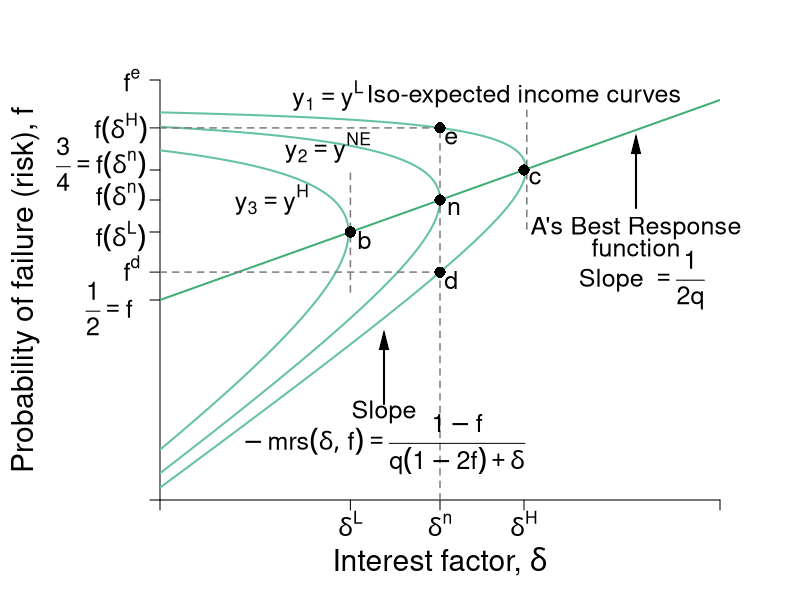

R code for this plot:
#Graph Designer: Simon Halliday
#Authors: Bowles, Foley and Halliday
#Title: Coordination, Conflict and Competition: A Text in Microeconomics

library(shape)
pdf(file = "credit/non_contractual_brf_part_b.pdf", width = 8, height = 6)

#Set parameters for graphics
axislabelsize <- 1.8
labelsize <- 1.5
namesize <- 1.8
annotatesize <- 1.5
graphlinewidth <- 2
segmentlinewidth <- 1.5

COL <- c("#7fc97f", "#beaed4", "#fdc086", "#ffff99", "#386cb0", "#f0027f", "#bf5b17", "#666666")
COLA <- c("#e0f3db", "#99d8c9","#66c2a4","#41ae76", "#238b45", "#005824")
COLB <- c("#c6dbef", "#4eb3d3", "#2b8cbe", "#0868ac","#084081")
grays <- gray.colors(25, start = 1, end = 0)

#Edited the margins to cater for the larger LHS labels
par(mar =  c(5, 8, 4, 4))

brfFn <- function(delta, mu = 1) {
  .5 + (delta / (2 * mu)) 
}

isoreturnFn <- function(delta, pi=0.125) {
  1 - (pi)/delta
}


yFn <- function(d1, f1, mu = 1){
  mu*f1*(1 - f1) - d1*(1 - f1)
}

ylow <- function(delta, mu = 1, ybar = 0.03){
  (-sqrt(delta^2 - 2*delta*mu + mu^2 - 4*mu*ybar) + delta + mu)/(2*mu)
}

yhigh <- function(delta, mu = 1, ybar = 0.03){
  (sqrt(delta^2 - 2*delta*mu + mu^2 - 4*mu*ybar) + delta + mu)/(2*mu)
}

xlims <- c(0, 1)
ylims <- c(0, 1.05)

npts <- 501 
d1 <- seq(xlims[1], xlims[2], length.out = npts)
f1 <- seq(ylims[1], ylims[2], length.out = npts) 
a <- c(0.03, 0.0625, 0.11)

plot(0, 0, xlim = xlims, ylim = ylims, type = "n",
     xlab = expression(paste("")),
     ylab = expression(paste("")), 
     xaxt = "n", 
     yaxt = "n", 
     cex.lab = axislabelsize, 
     bty = "n", 
     xaxs="i", 
     yaxs="i"
)


# ticksy <- seq(from = 0, to = ylims[2], by = 0.1)
# ylabels <- seq(from = 0, to = ylims[2], by = 0.1)
# ticksx <- seq(from = 0, to = xlims[2], by = 0.1)
# xlabels <- seq(from = 0, to = xlims[2], by = 0.1)
ticksy <- c(ylims[1], 0.5, ylow(delta = 0.5), brfFn(delta = 0.34), brfFn(delta = 0.5), brfFn(delta = 0.65), yhigh(delta = 0.5), ylims[2])
ylabels <- c(NA, NA, NA, NA,NA,NA, NA, NA)
#ylabels <- c(NA, expression(paste(f == frac(1,2))), expression(paste(f^d)), expression(paste(f*(delta^L) )),  expression(paste(f*(delta^n) == frac(3,4))),expression(paste(f*(delta^H) )), expression(paste(f^e)), NA)
ticksx <- c(xlims[1], 0.34, 0.5, 0.65, xlims[2])
xlabels <- c(NA,  expression(paste(delta^L)), expression(paste(delta^n)), expression(paste(delta^H)), NA)

axis(1, at = ticksx, pos = 0, labels = xlabels, cex.axis = labelsize)
axis(2, at = ticksy, pos = 0, labels = ylabels, las = 1,cex.axis = labelsize)

#ylabels <- c(NA, expression(paste(f == frac(1,2))), expression(paste(f^d)), expression(paste(f*(delta^L) )),  expression(paste(f*(delta^n) == frac(3,4))),expression(paste(f*(delta^H) )), expression(paste(f^e)), NA)
text(-0.0905, 0.48, expression(paste(frac(1,2) == f)), cex = labelsize, xpd =TRUE)
text(-0.05, 0.58, expression(paste(f^d)), cex = labelsize, xpd =TRUE)
text(-0.07, 0.66, expression(paste(f*(delta^L) )), cex = labelsize, xpd =TRUE)
text(-0.07, 0.76, expression(paste(f*(delta^n) )), cex = labelsize, xpd =TRUE)
text(-0.105, 0.84, expression(paste(frac(3,4) == f*(delta^n))), cex = labelsize, xpd =TRUE)
text(-0.07, 0.93, expression(paste(f*(delta^H) )), cex = labelsize, xpd =TRUE)
text(-0.05, 1.05, expression(paste(f^e)), cex = labelsize, xpd =TRUE)

npts <- 503 
xx1 <- seq(xlims[1], xlims[2], length.out = npts)
xx2 <- seq(0, 1, length.out = npts)

#Draw the graphs
lines(xx1, brfFn(xx1), col = COLA[4], lwd = graphlinewidth)

#Axis labels
mtext(expression(paste("Interest factor, ", delta)), side = 1, line = 3, cex = axislabelsize)
text(-0.24, 0.5*(ylims[2]), expression(paste("Probability of failure (risk), ", f)), xpd = TRUE, cex = axislabelsize, srt = 90) 

#Contour lines
contour(d1, f1,
        outer(d1, f1, yFn),
        drawlabels = FALSE,
        col = COLA[3],
        lwd = graphlinewidth,
        levels = a,
        xaxs="i",
        yaxs="i",
        add = TRUE)

segments(0.5, 0, 0.5, yhigh(delta = 0.5), lty = 2, col = grays[20] , lwd = segmentlinewidth)
segments(0, yhigh(delta = 0.5), 0.5, yhigh(delta = 0.5), lty = 2, col = grays[20] , lwd = segmentlinewidth)
segments(0, ylow(delta = 0.5), 0.5, ylow(delta = 0.5), lty = 2, col = grays[20] , lwd = segmentlinewidth)

segments(0.34, brfFn(delta = 0.34) - 0.15, 0.34, brfFn(delta = 0.34) + 0.15, lty = 2, col = grays[20] , lwd = segmentlinewidth)
segments(0.655, brfFn(delta = 0.655) - 0.15, 0.655, brfFn(delta = 0.655) + 0.15, lty = 2, col = grays[20]  , lwd = segmentlinewidth)

#segments(0, brfFn(delta = 0.5), 0.5, brfFn(delta = 0.5), lty = 2, col = "gray" , lwd = segmentlinewidth)

# 
# segments(8, 0, 8,indiffA(x = 8)  , lty = 2, col = "gray" , lwd = segmentlinewidth)
# segments(0, indiffA(x = 8) , 8,indiffA(x = 8)  , lty = 2, col = "gray" , lwd = segmentlinewidth)

text(0.5+ 0.025, brfFn(delta = 0.5) - 0.02, expression(paste(n)), cex = labelsize)
points(0.5, brfFn(delta = 0.5), pch = 16, col = "black", cex = 1.5)
text(0.34+ 0.025, brfFn(delta = 0.34) - 0.02, expression(paste(b)), cex = labelsize)
points(0.34, brfFn(delta = 0.34), pch = 16, col = "black", cex = 1.5)
text(0.65+ 0.02, brfFn(delta = 0.65) - 0.02, expression(paste(c)), cex = labelsize)
points(0.65, brfFn(delta = 0.65), pch = 16, col = "black", cex = 1.5)

text(0.5+ 0.02, ylow(delta = 0.5) - 0.02, expression(paste(d)), cex = labelsize)
points(0.5, ylow(delta = 0.5), pch = 16, col = "black", cex = 1.5)
text(0.5+ 0.02, yhigh(delta = 0.5) - 0.025, expression(paste(e)), cex = labelsize)
points(0.5, yhigh(delta = 0.5), pch = 16, col = "black", cex = 1.5)

text(0.65, 1.01, expression(paste("Iso-expected income curves")), cex = labelsize)
text(0.3, 1.01, expression(paste(y[1] == y^L)), cex = labelsize)
text(0.3, 0.88, expression(paste(y[2] == y^{NE})), cex = labelsize)
text(0.2, 0.75, expression(paste(y[3] == y^H)), cex = labelsize)
text(0.4, 0.22, expression(Slope), cex = labelsize)
text(0.4, 0.14, expression(paste(-mrs(delta, f) == frac(1 - f, q*(1 - 2*f) + delta))), cex = labelsize)
Arrows(0.4, 0.24, 0.4, 0.4, col = "black", lty = 1, lwd = 2, arr.type = "triangle", arr.lwd = 0.5)

text(0.85, 0.68, expression(paste("A's Best Response")), cex = labelsize, xpd  = TRUE)
text(0.85, 0.63, expression(paste("function")), cex = labelsize, xpd  = TRUE)
text(0.86, 0.55, expression(paste("Slope ", phantom() == frac(1, 2*q))), cex = labelsize, xpd  = TRUE)
Arrows(0.85, 0.73, 0.85, 0.89, col = "black", lty = 1, lwd = 2, arr.type = "triangle", arr.lwd = 0.5)

dev.off()
